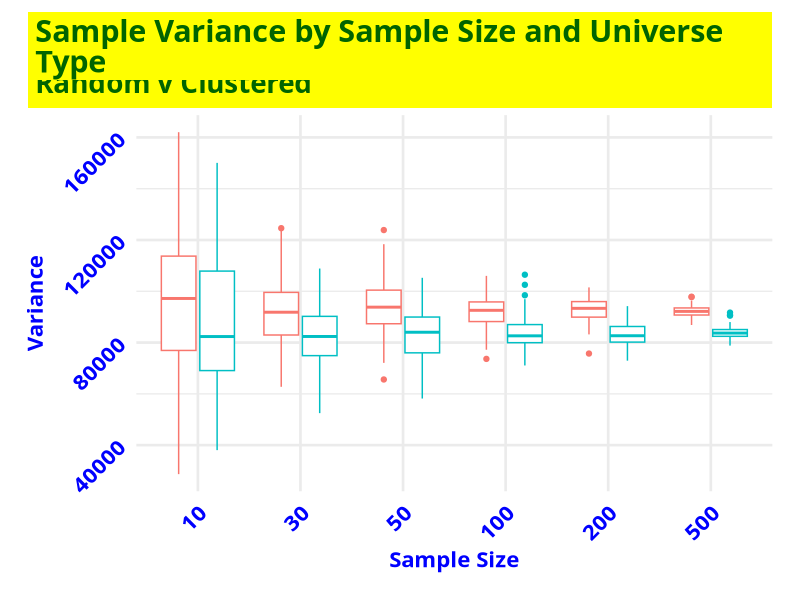
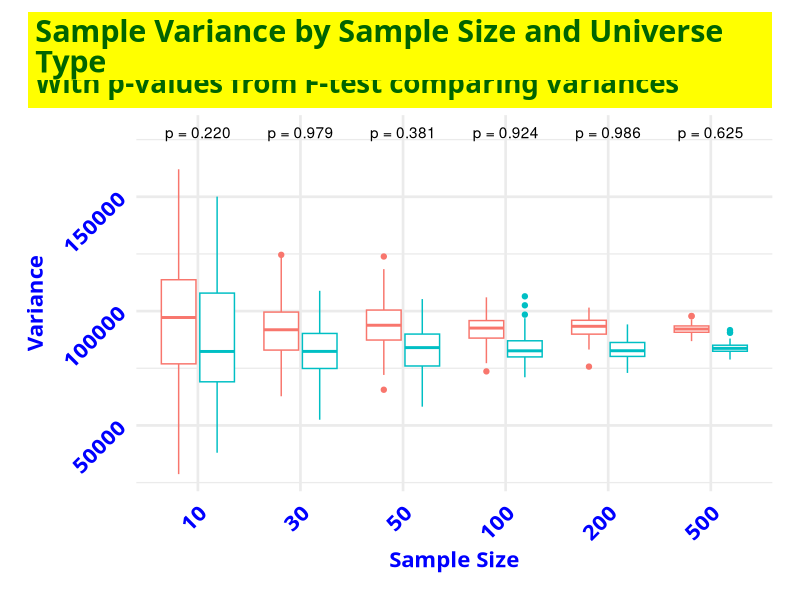
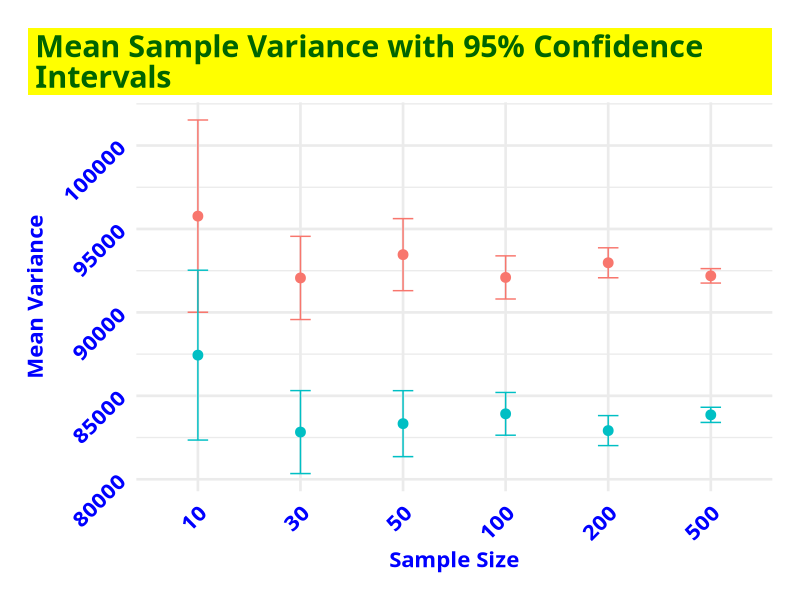
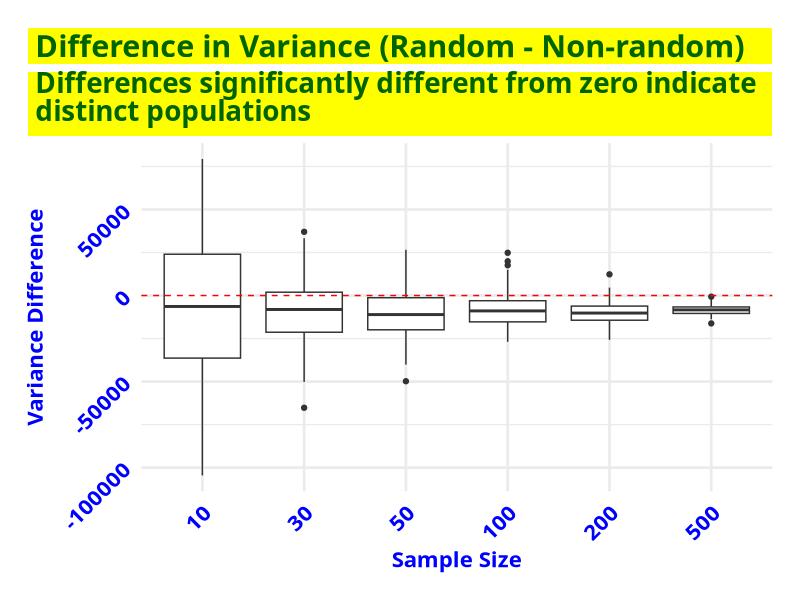
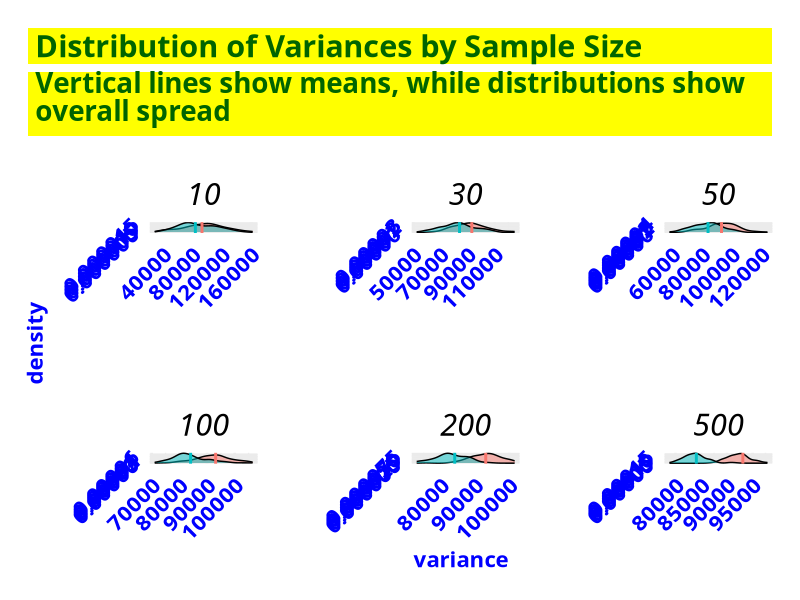
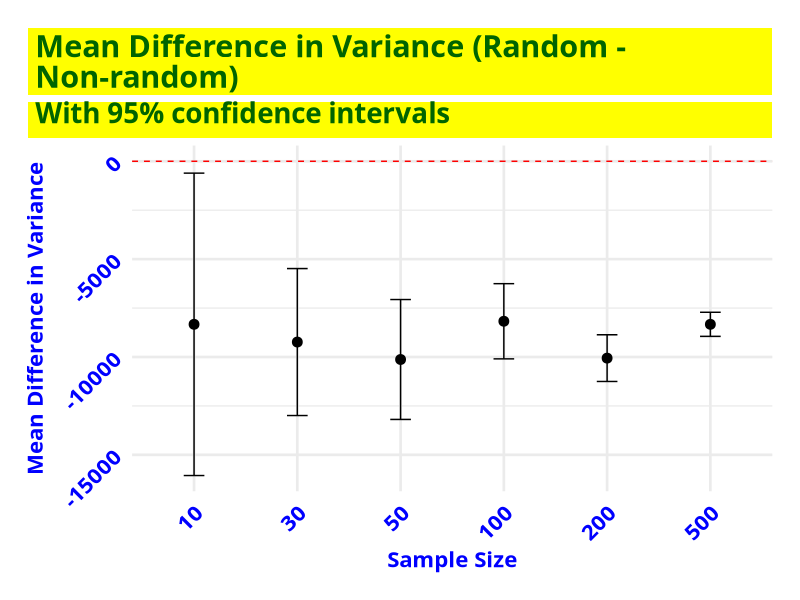

Recreate these plots in R, in order.
## ---- chunk 1
#| label: setup
#| include: false


# install.packages(c("mapview", "survey", "srvyr", "arcgislayers"))

# census_api_key("95496766c51541ee6f402c1e1a8658581285b759", install = TRUE, overwrite = TRUE)


# # load libraries - NOT NEEDED


# Force dplyr's select to take precedence
select <- dplyr::select
filter <- dplyr::filter

# Options
options(scipen = 999)
options(qic.clshade = T) # NO LONGER NEEDED; CHARTS ALL PREPARED WITH GGPLOT2 ONLY
options(qic.linecol = 'black') # NO LONGER NEEDED; CHARTS ALL PREPARED WITH GGPLOT2 ONLY
options(qic.signalcol = "firebrick") # NO LONGER NEEDED; CHARTS ALL PREPARED WITH GGPLOT2 ONLY
options(qic.targetcol = "purple") # NO LONGER NEEDED; CHARTS ALL PREPARED WITH GGPLOT2 ONLY
options(DT.options = list(dom = 'pBlfrti')) # Add buttons, filtering, and top (t) pagination controls
options(shiny.maxRequestSize = 50 * 1024^2) # Set upload maximum to 50 MB
options(tigris_use_cache = TRUE)


flextable::set_flextable_defaults(
  font.size = 14, 
  font.family = "Cabin",
  font.color = "black",
  table.layout = "fixed",
  border.color = "darkgray",
  padding.top = 3, padding.bottom = 3,
  padding.left = 4, padding.right = 4,
  line_spacing = 1.3,
  digits = 2,
  decimal.mark = ",",
  big.mark = " ",
  na_str = "<na>"
  )


# Set global theme for consistent plots
ggplot2::theme_set(
  ggplot2::theme_minimal(base_size = 20) +
    ggplot2::theme(
      plot.title.position = "plot",
      plot.title = ggtext::element_textbox_simple(
        family = "Cabin",
        face = "bold",
        color = "darkgreen",
        size = 22,
        fill = "yellow",
        lineheight = 1.0,
        padding = ggplot2::margin(5.5, 5.5, 0.0, 5.5),
        margin = ggplot2::margin(0, 0, 5.5, 0)
      ),
      plot.subtitle = ggtext::element_textbox_simple(
        family = "Cabin",
        color = "darkgreen",
        face = "bold",
        size = 20,
        fill = "yellow",
        lineheight = 1.0,
        padding = ggplot2::margin(0.0, 5.5, 5.5, 5.5),
        margin = ggplot2::margin(0, 0, 5.5, 0)
      ),
      plot.caption = ggtext::element_markdown(
        family = "Cabin",
        size = 16,
        hjust = 1,
        color = "darkblue",
        face = "italic",
        fill = "yellow",
        lineheight = 1.0
      ),
      axis.text.x = ggtext::element_markdown(
        family = "Cabin",
        face = "bold",
        color = "blue",
        size = 16,
        angle = 45,
        hjust = 1
      ),
        # ggplot2::element_blank(),
      axis.title.x = ggtext::element_markdown(
        family = "Cabin",
        face = "bold",
        color = "blue",
        size = 16),
        # ggplot2::element_blank(),
      axis.text.y = ggtext::element_markdown(
        family = "Cabin",
        face = "bold",
        color = "blue",
        size = 16,
        angle = 45,
        hjust = 1
      ),
        # ggplot2::element_blank(),
      axis.title.y = ggtext::element_markdown(
        family = "Cabin",
        face = "bold",
        color = "blue",
        size = 16),
        # ggplot2::element_blank(),
      strip.text = ggtext::element_markdown(
        family = "Cabin",
        color = "black",
        size = ggplot2::rel(1.1),
        face = "italic",
        margin = ggplot2::margin(2, 0, 0.5, 0, "lines")
      ),
      axis.text = ggtext::element_markdown(
        family = "Cabin",
        color = "black"),
      panel.background = ggplot2::element_rect(fill = "white", color = NA),
      plot.background = ggplot2::element_rect(fill = "white", color = NA),
      legend.position = "none",
      panel.spacing.x = grid::unit(1.5, "cm"),
      panel.spacing.y = grid::unit(1.5, "cm"),
      plot.margin = ggplot2::margin(20, 20, 20, 20, "pt")
    )
)



  
# Set seed for reproducibility
set.seed(123)

## ---- chunk 2

# Create a random universe (1000 random integers between 1 and 1000)
random_universe <- sample(1:1000, 1000, replace = TRUE)

# Create non-random universes (several options)

# Option 1: Sequential numbers
sequential_universe <- 1:1000

# Option 2: Clustered data (4 distinct clusters)
clustered_universe <- c(
  stats::rnorm(250, mean = 100, sd = 20),
  stats::rnorm(250, mean = 300, sd = 20),
  stats::rnorm(250, mean = 600, sd = 20),
  stats::rnorm(250, mean = 900, sd = 20)
)
# Round to integers and ensure values are within 1-1000
clustered_universe <- base::pmin(1000, base::pmax(1, base::round(clustered_universe)))

# Option 3: Bimodal distribution
bimodal_universe <- c(
  stats::rnorm(500, mean = 250, sd = 100),
  stats::rnorm(500, mean = 750, sd = 100)
)
# Round to integers and ensure values are within 1-1000
bimodal_universe <- base::pmin(1000, base::pmax(1, base::round(bimodal_universe)))

# Option 4: Increasing variance (first half has low variance, second half high)
increasing_var_universe <- c(
  stats::rnorm(500, mean = 500, sd = 50),
  stats::rnorm(500, mean = 500, sd = 200)
)
# Round to integers and ensure values are within 1-1000
increasing_var_universe <- base::pmin(1000, base::pmax(1, base::round(increasing_var_universe)))
 


## ---- chunk 3
# Step 2: Function to take samples and calculate variance
calculate_sample_variances <- function(universe, sample_size, num_samples = 100) {
  variances <- base::numeric(num_samples)
  for(i in 1:num_samples) {
    sample_data <- base::sample(universe, sample_size)
    variances[i] <- stats::var(sample_data)
  }
  return(variances)
}

## ---- chunk 4
# Step 3: Experiment with different sample sizes
sample_sizes <- c(10, 30, 50, 100, 200, 500)
results <- list()

# define the nonrandom universe type
for(size in sample_sizes) {
  random_variances <- calculate_sample_variances(random_universe, size)
  nonrandom_variances <- calculate_sample_variances(clustered_universe, size)
  
  results[[paste0("size_", size)]] <- list(
    random = random_variances,
    nonrandom = nonrandom_variances
  )
}

## ---- chunk 5
# Convert nested list to a data frame
results_df <- data.frame()

for(size_name in names(results)) {
  # Extract the numeric size from the name
  size <- as.numeric(gsub("size_", "", size_name))
  
  # Add random universe results
  random_data <- data.frame(
    sample_size = size,
    variance = results[[size_name]]$random,
    universe_type = "random"
  )
  
  # Add non-random universe results
  nonrandom_data <- data.frame(
    sample_size = size,
    variance = results[[size_name]]$nonrandom,
    universe_type = "clustered"
  )
  
  # Combine the data
  results_df <- rbind(results_df, random_data, nonrandom_data)
}

# Now you can plot with ggplot
ggplot2::ggplot(results_df, 
                ggplot2::aes(x = factor(sample_size), 
                             y = variance, 
                             color = universe_type
                             )
                ) +
  ggplot2::geom_boxplot() +
  ggplot2::labs(
    title = "Sample Variance by Sample Size and Universe Type",
    subtitle = "Random v Clustered",
    x = "Sample Size",
    y = "Variance",
    color = "Universe Type"
  ) 

## ---- chunk 6
# Calculate p-values comparing variances across universe types for each sample size
result_stats <- data.frame()

for(size_name in names(results)) {
  # Extract the numeric size from the name
  size <- base::as.numeric(gsub("size_", "", size_name))
  
  # Run F-test to compare variances
  f_test <- stats::var.test(results[[size_name]]$random, results[[size_name]]$nonrandom)
  
  # Store results
  result_stats <- base::rbind(result_stats, 
                              base::data.frame(
    sample_size = size,
    p_value = f_test$p.value,
    significant = f_test$p.value < 0.05
  ))
}

## ---- chunk 7
# Add p-values to the plot
ggplot2::ggplot(results_df, ggplot2::aes(x = factor(sample_size), y = variance, color = universe_type)) +
  ggplot2::geom_boxplot() +
  ggplot2::geom_text(data = result_stats, 
            ggplot2::aes(x = factor(sample_size), 
                y = max(results_df$variance) * 1.1,
                label = sprintf("p = %.3f", p_value)),
            inherit.aes = FALSE) +
  ggplot2::labs(
    title = "Sample Variance by Sample Size and Universe Type",
    subtitle = "With p-values from F-test comparing variances",
    x = "Sample Size",
    y = "Variance",
    color = "Universe Type"
  ) 

## ---- chunk 8
# Calculate mean and confidence intervals for your variances
results_summary <- results_df |>
  dplyr::group_by(sample_size, universe_type) |>
  dplyr::summarize(
    mean_variance = mean(variance),
    sd_variance = sd(variance),
    n = dplyr::n(),
    se = sd_variance/sqrt(n),
    ci_lower = mean_variance - 1.96*se,
    ci_upper = mean_variance + 1.96*se
  )

# Plot with confidence intervals
ggplot2::ggplot(results_summary, 
                ggplot2::aes(x = factor(sample_size), y = mean_variance, color = universe_type)) +
  ggplot2::geom_point(size = 3) +
  ggplot2::geom_errorbar(ggplot2::aes(ymin = ci_lower, ymax = ci_upper), width = 0.2) +
  ggplot2::labs(
    title = "Mean Sample Variance with 95% Confidence Intervals",
    x = "Sample Size",
    y = "Mean Variance",
    color = "Universe Type"
  ) 

## ---- chunk 9
# Calculate the difference in variance between random and non-random for each sample size
diff_data <- data.frame()

for(size_name in names(results)) {
  size <- base::as.numeric(base::gsub("size_", "", size_name))
  
  # Calculate differences for each simulation pair
  n_sims <- length(results[[size_name]]$random)
  differences <- results[[size_name]]$random - results[[size_name]]$nonrandom
  
  diff_data <- rbind(diff_data, data.frame(
    sample_size = rep(size, n_sims),
    variance_difference = differences
  ))
}

# Plot the differences
ggplot2::ggplot(diff_data, ggplot2::aes(x = factor(sample_size), y = variance_difference)) +
  ggplot2::geom_boxplot() +
  ggplot2::geom_hline(yintercept = 0, linetype = "dashed", color = "red") +
  ggplot2::labs(
    title = "Difference in Variance (Random - Non-random)",
    subtitle = "Differences significantly different from zero indicate distinct populations",
    x = "Sample Size",
    y = "Variance Difference"
  ) 

## ---- chunk 10
ggplot2::ggplot(results_df, ggplot2::aes(x = variance, fill = universe_type)) +
  ggplot2::geom_density(alpha = 0.5) +
  ggplot2::geom_vline(data = results_df |> dplyr::group_by(universe_type) |> 
               dplyr::summarize(mean_var = mean(variance)),
             ggplot2::aes(xintercept = mean_var, color = universe_type),
             linetype = "dashed", linewidth = 1) +
  ggplot2::facet_wrap(~sample_size, scales = "free") +
  ggplot2::labs(title = "Distribution of Variances by Sample Size",
       subtitle = "Vertical lines show means, while distributions show overall spread")
## ---- chunk 11
# For each sample size, perform a one-sample t-test on the differences
diff_stats <- data.frame()

for(size_name in names(results)) {
  size <- as.numeric(gsub("size_", "", size_name))
  
  # Calculate differences for this sample size
  differences <- results[[size_name]]$random - results[[size_name]]$nonrandom
  
  # Perform one-sample t-test against μ = 0
  t_test <- stats::t.test(differences, mu = 0)
  
  # Store results
  diff_stats <- rbind(diff_stats, data.frame(
    sample_size = size,
    mean_diff = mean(differences),
    p_value = t_test$p.value,
    significant = t_test$p.value < 0.05,
    lower_ci = t_test$conf.int[1],
    upper_ci = t_test$conf.int[2]
  ))
}

# # Print the results
# print(diff_stats)
## ---- chunk 12
# Plot the differences with confidence intervals
ggplot2::ggplot(diff_stats, ggplot2::aes(x = factor(sample_size), y = mean_diff)) +
  ggplot2::geom_point(size = 3) +
  ggplot2::geom_errorbar(ggplot2::aes(ymin = lower_ci, ymax = upper_ci), width = 0.2) +
  ggplot2::geom_hline(yintercept = 0, linetype = "dashed", color = "red") +
  ggplot2::labs(
    title = "Mean Difference in Variance (Random - Non-random)",
    subtitle = "With 95% confidence intervals",
    x = "Sample Size",
    y = "Mean Difference in Variance"
  ) 
